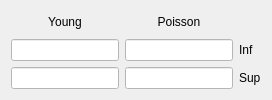
                 <widget class="QWidget" name="tab_8">
                  <attribute name="title">
                   <string>Strain Gauges</string>
                  </attribute>
                  <layout class="QGridLayout" name="gridLayout_36">
                   <item row="0" column="0">
                    <layout class="QGridLayout" name="gridLayout_31">
                     <property name="sizeConstraint">
                      <enum>QLayout::SetDefaultConstraint</enum>
                     </property>
                     <property name="spacing">
                      <number>6</number>
                     </property>
                     <item row="0" column="0">
                      <widget class="QLabel" name="label_45">
                       <property name="text">
                        <string>Young</string>
                       </property>
                       <property name="alignment">
                        <set>Qt::AlignCenter</set>
                       </property>
                      </widget>
                     </item>
                     <item row="0" column="1">
                      <widget class="QLabel" name="label_46">
                       <property name="text">
                        <string>Poisson</string>
                       </property>
                       <property name="alignment">
                        <set>Qt::AlignCenter</set>
                       </property>
                      </widget>
                     </item>
                     <item row="1" column="0">
                      <widget class="QLineEdit" name="lineEdit_young_inf">
                       <property name="styleSheet">
                        <string notr="true">background-color: rgb(255, 255, 255);</string>
                       </property>
                       <property name="clearButtonEnabled">
                        <bool>true</bool>
                       </property>
                      </widget>
                     </item>
                     <item row="1" column="1">
                      <widget class="QLineEdit" name="lineEdit_poisson_inf">
                       <property name="styleSheet">
                        <string notr="true">background-color: rgb(255, 255, 255);</string>
                       </property>
                       <property name="clearButtonEnabled">
                        <bool>true</bool>
                       </property>
                      </widget>
                     </item>
                     <item row="1" column="2">
                      <widget class="QLabel" name="label_47">
                       <property name="text">
                        <string>Inf</string>
                       </property>
                      </widget>
                     </item>
                     <item row="2" column="0">
                      <widget class="QLineEdit" name="lineEdit_young_sup">
                       <property name="styleSheet">
                        <string notr="true">background-color: rgb(255, 255, 255);</string>
                       </property>
                       <property name="text">
                        <string/>
                       </property>
                       <property name="clearButtonEnabled">
                        <bool>true</bool>
                       </property>
                      </widget>
                     </item>
                     <item row="2" column="1">
                      <widget class="QLineEdit" name="lineEdit_poisson_sup">
                       <property name="styleSheet">
                        <string notr="true">background-color: rgb(255, 255, 255);</string>
                       </property>
                       <property name="clearButtonEnabled">
                        <bool>true</bool>
                       </property>
                      </widget>
                     </item>
                     <item row="2" column="2">
                      <widget class="QLabel" name="label_48">
                       <property name="text">
                        <string>Sup</string>
                       </property>
                      </widget>
                     </item>
                    </layout>
                   </item>
                  </layout>
                 </widget>
